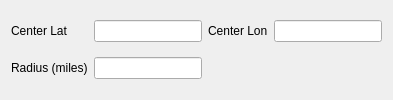
               <widget class="QWidget" name="pointRadiusPage">
                <layout class="QGridLayout" name="gridLayout_4">
                 <item row="0" column="0">
                  <widget class="QLabel" name="pointRadiusLatLabel">
                   <property name="sizePolicy">
                    <sizepolicy hsizetype="Fixed" vsizetype="Fixed">
                     <horstretch>0</horstretch>
                     <verstretch>0</verstretch>
                    </sizepolicy>
                   </property>
                   <property name="text">
                    <string>Center Lat</string>
                   </property>
                  </widget>
                 </item>
                 <item row="0" column="1">
                  <widget class="QLineEdit" name="pointRadiusLatLineEdit"/>
                 </item>
                 <item row="0" column="2">
                  <widget class="QLabel" name="pointRadiusLonLabel">
                   <property name="text">
                    <string>Center Lon</string>
                   </property>
                  </widget>
                 </item>
                 <item row="0" column="3">
                  <widget class="QLineEdit" name="pointRadiusLonLineEdit"/>
                 </item>
                 <item row="1" column="0">
                  <widget class="QLabel" name="pointRadiusRadiusLabel">
                   <property name="sizePolicy">
                    <sizepolicy hsizetype="Fixed" vsizetype="Fixed">
                     <horstretch>0</horstretch>
                     <verstretch>0</verstretch>
                    </sizepolicy>
                   </property>
                   <property name="text">
                    <string>Radius (miles)</string>
                   </property>
                  </widget>
                 </item>
                 <item row="1" column="1">
                  <widget class="QLineEdit" name="pointRadiusRadiusLineEdit"/>
                 </item>
                </layout>
               </widget>
